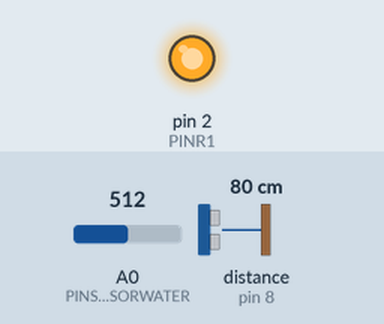
Recording of a sketch running on a simulated Arduino Uno, built with avr-gcc and run on an emulated ATmega328P. On the bench: output pins drawn as LEDs (lit = HIGH). Wiring (inferred from the names in the program): ultrasonic range finder: trigger pin 3; echo pin 8. The inputs (shaded band) are chosen by the test bench; at power-on: A0 (PINSENSORWATER) = 512, distance to the obstacle (sensor on pin 8) 80 cm. The echo pulse lasts 58.3 µs per cm; pins used as bus, display or sensor lines are not drawn.

Above: at 0.1 s.
Timing chart, 0 to 1.6 s (numbered marks = the images above):
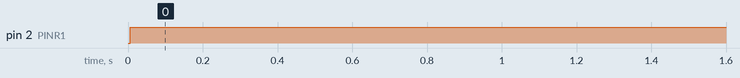

Measured:
- by itself, pin 2 (PINR1): LOW → HIGH at 0.01 s

The sketch:

Arduino_Code_bomba_de_agua.ino
```cpp
//---------------------- VARIBABLES -------------------------------------------------------------//

//---------------------- VARIBABLES DEL MODULO DE RELAY ----------------------------------------//
//PIN DEL RELE;
int PINR1 = 2;
//--------------------------------------------------------------------------------------------//

//----------------------- VARIBABLES DEL SENSOR DE NIVEL DE AGUA ------------------------------//

// VARIABLE DE EL VALOR QUE DE SENSOR DE AGUA;
int SENSORWATER;
//PIN DEL SENSOR DE AGUA;
int  PINSENSORWATER = A0;
//--------------------------------------------------------------------------------------------//

//---------------------- VARIBABLES DEL SENSOR DE NIVEL DE DISTANCIA(ULTRASONAR) ------------//
// VARIABLE PIN TRIGER DELULTRASONAR;
int PINTRIGER = 3;
// VARIABLE PIN ECO DELULTRASONAR;
int PINECO = 8;
int DURACION;
float DISTANCIA;
//--------------------------------------------------------------------------------------------//

//--------------------------------------------------------------------------------------------//


void setup() {
  // put your setup code here, to run once:
 pinMode(PINR1, OUTPUT);
 pinMode(PINTRIGER, OUTPUT);
 pinMode(PINECO, INPUT);
  Serial.begin(9600);
}

void loop() {
  // put your main code here, to run repeatedly:

      //APAGADO DE EL ULTRASONAR
   digitalWrite(PINTRIGER, LOW);
  delayMicroseconds(2);

  //ENCENDIDO DE EL ULTRASONAR
  digitalWrite(PINTRIGER, HIGH);
   delayMicroseconds(10);

       //APAGADO DE EL ULTRASONAR
   digitalWrite(PINTRIGER, LOW);

    //SACAMOS LOS DATOS DEL PIN DE SENSOR DE AGUA
   SENSORWATER = analogRead(PINSENSORWATER);

 //SACAMOS LOS DATOS DEL PIN DE EL ULTRASONAR
  DURACION = pulseIn(PINECO,HIGH);

  //CALCULAMOS LA DISTANCIA EN CM
  DISTANCIA = ( DURACION*0.034)/2;

//------------------------------ CODIGO DE ENCENDIDO Y APAGADO DEL RELAY -------------------//
   //DECICION DE EL ENCENDIDO DEL RELAY

  // if(DISTANCIA <= 13.00 )
  if(DISTANCIA >= 13.00 )
  {
    //Serial.print(DISTANCIA);
   // Serial.print("CM");
    // Serial.print("/A/");

      //APAGADO DEL RELAY
       digitalWrite(PINR1,HIGH);
       delay(5000);


  }
  else{
    //  Serial.print(DISTANCIA);
   // Serial.print("CM");
   //  Serial.print("/E/");

        //NIVEL DE AGUA EN EL 35 PORCIRNTO DE AGUA PAR ENCENDER EL RELAY
    if(SENSORWATER <= 105){
                 // Serial.print("/EN/");
                  //Serial.print("//");
                //Serial.print(SENSORWATER);
                  //Serial.print("//");

                  //ENCENDIDO DEL RELAY
                 digitalWrite(PINR1,LOW);
                  delay(5000);
    }
    else{
                //Serial.print("//");
                  //Serial.print(SENSORWATER);
                 // Serial.print("//");
                 //Serial.print("/Ap/");

                 //APAGADO DEL RELAY
                   digitalWrite(PINR1,HIGH);
                   delay(5000);
      }
    }
}
```
